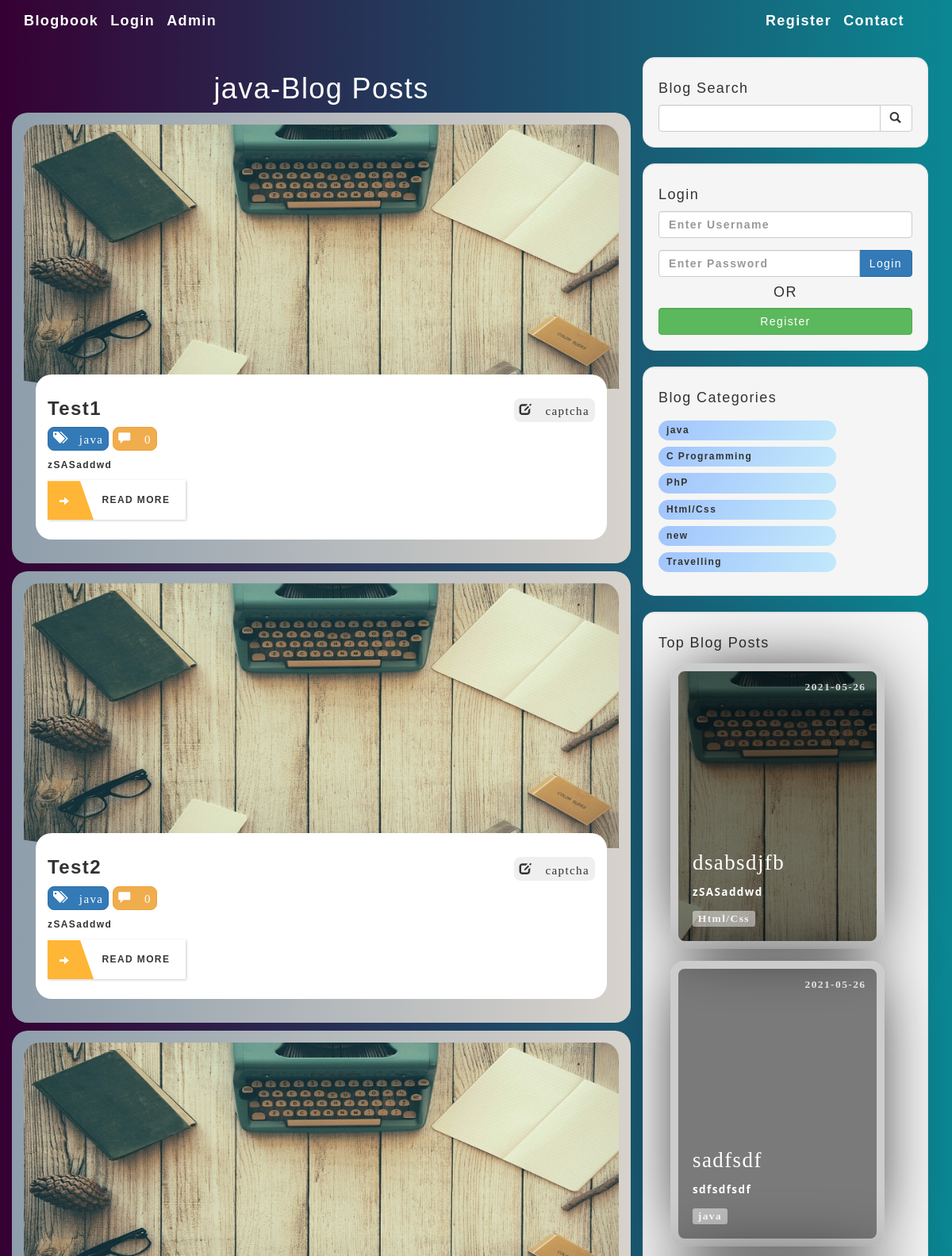
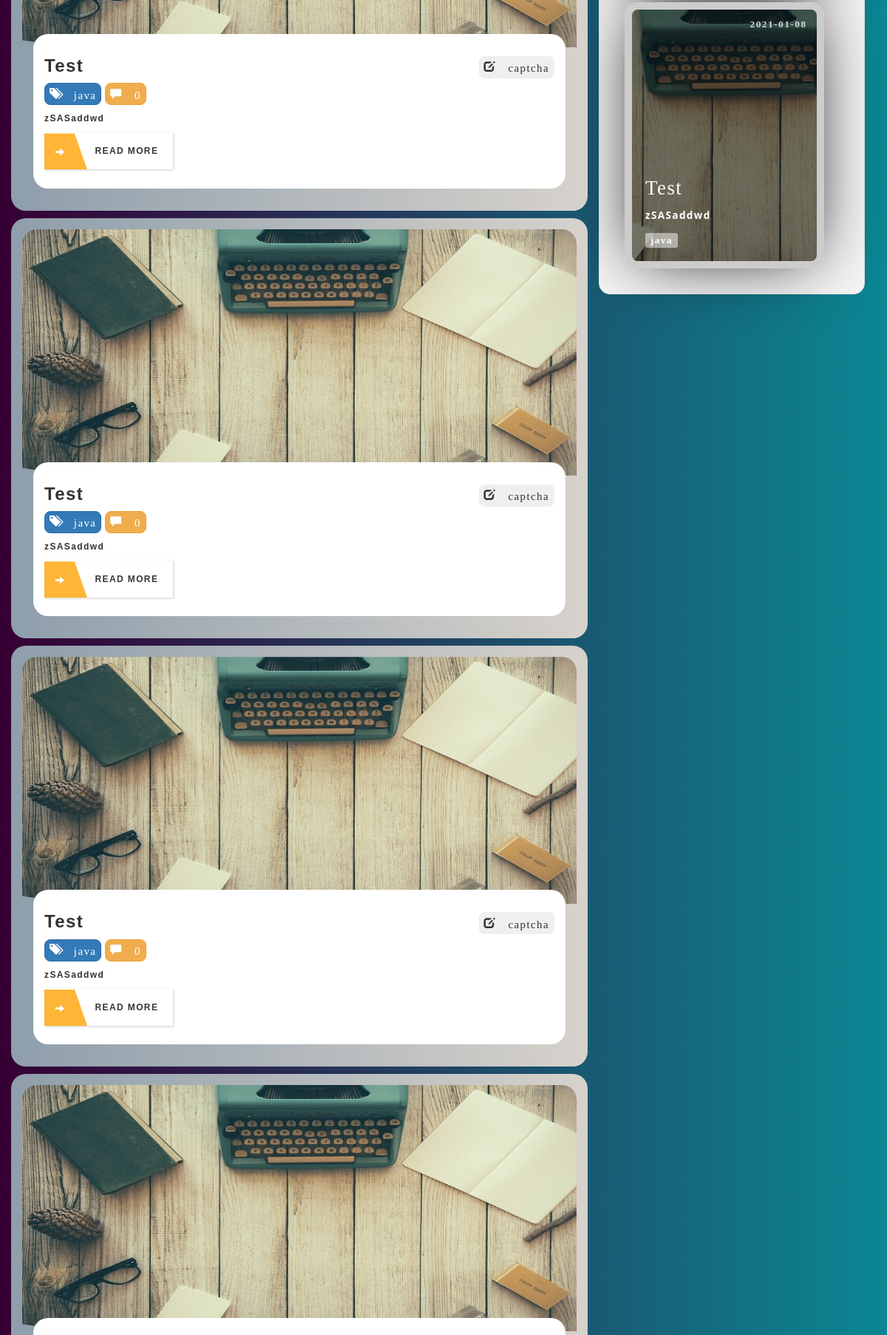
The page /category.php?category=2 (upper part) on the database its author committed (2 pictures, top to bottom).
### tables this page shows
CREATE TABLE `categories` (
  `cat_id` int(3) NOT NULL,
  `cat_title` varchar(255) NOT NULL
);

CREATE TABLE `posts` (
  `post_id` int(3) NOT NULL,
  `post_category_id` int(3) NOT NULL,
  `post_title` varchar(255) NOT NULL,
  `post_author` varchar(255) NOT NULL,
  `author_id` int(255) NOT NULL,
  `post_date` date NOT NULL,
  `post_image` text NOT NULL,
  `post_content` mediumtext NOT NULL,
  `post_tags` varchar(255) NOT NULL,
  `post_comment_count` int(255) NOT NULL,
  `post_status` varchar(255) NOT NULL DEFAULT 'draft',
  `post_views_count` int(255) NOT NULL
);

### category.php (the view, shortened to what this page needs)
<?php include "includes/db.php"; ?>
<?php include "includes/header.php"; ?>
<body>
    <?php include "includes/navigation.php"; ?>
    <div class="container">
        <div class="row">
            <div class="col-md-8">
                <?php
                if (isset($_GET['category'])) {
                    $link_category = $_GET['category'];
                }
                $query = "SELECT * FROM categories WHERE cat_id={$link_category}";
                $select_categories_id = mysqli_query($connection, $query);
                $cat = mysqli_fetch_assoc($select_categories_id);
                $post_category = $cat['cat_title'];
                ?>
                <h1 class="text-center" style="color:white;"><?php echo $post_category; ?>-Blog Posts</h1>
                <?php
                $query = "SELECT * FROM posts WHERE post_category_id=$link_category";
                $select_all_posts_query = mysqli_query($connection, $query);
                while ($row = mysqli_fetch_assoc($select_all_posts_query)) {
                    $post_title = $row['post_title'];
                    $post_id = $row['post_id'];
                    $post_author = $row['post_author'];
                    $post_author_id = $row['author_id'];
                    $post_image = $row['post_image'];
                    $post_content = strip_tags(substr($row['post_content'], 0, 1000));
                    $post_status = $row['post_status'];
                    $post_comment = $row['post_comment_count'];
                    if ($post_status == 'published') {
                ?>
                        <div class="row" style="margin-top: 10px;">
                            <div class="col-6">
                                <article class="blog-card" style="z-index: 100;">
                                    <div class="blog-card__background">
                                        <div class="card__background--wrapper">
                                            <div class="card__background--main">
                                                <img src="images/<?php echo $post_image; ?>" alt="" style="  max-width: 100%;     height: fit-content;">
                                            </div>
                                        </div>
                                    </div>
                                    <div class="blog-card__head">
                                    </div>
                                    <div class="blog-card__info">
                                        <h5 style=" font-size: x-large; font-weight: 600; font-stretch: extra-expanded; overflow-wrap:break-word; "><a href="post.php?p_id=<?php echo $post_id; ?>"><?php echo $post_title; ?> </a>
                                            <div style="text-align:right;
                                        float:right;">
                                               <button type="button" class="btn btn-sml btn-dark"> <a href="user.php?u_id=<?php echo $post_author_id ?>"><i class="		glyphicon glyphicon-edit"> <?php echo $post_author; ?></i></a></button>
                                            </div>
                                        </h5>
                                        <p>
                                            <button type="button" class="btn btn-sml btn-primary"><i class="	glyphicon glyphicon-tags"> <?php echo $post_category; ?></i></button>
                                            <button type="button" class="btn btn-sml btn-warning"><i class="	glyphicon glyphicon-comment"> <?php echo $post_comment; ?></i></button>
                                        </p>
                                        <p><a href="post.php?p_id=<?php echo $post_id; ?>"><?php echo $post_content; ?></a></p>
                                        <a href="post.php?p_id=<?php echo $post_id; ?>" class="btn1 btn--with-icon"><i class="btn-icon glyphicon glyphicon-arrow-right"></i>READ MORE</a>
                                    </div>
                                </article>
                            </div>
                        </div>
                <?php  }
                } ?>
            </div>
            <?php include "includes/sidebar.php";  ?>
        </div>
        <?php
        include "includes/footer.php";
        ?>

### includes/sidebar.php (shortened to what this page needs)
<div class="col-md-4">
    <div class="well">
        <h4>Blog Search</h4>
        <form action="search.php" method="post">
            <div class="input-group">
                <input name="search" type="text" class="form-control">
                <span class="input-group-btn">
                    <button name="submit" class="btn btn-default" type="submit">
                        <span class="glyphicon glyphicon-search"></span>
                    </button>
                </span>
            </div>
        </form>
    </div>
    <div class="well logs" id="login">
        <div class="heads">
            <h4>Login</h4>
            <form action="includes/login.php" method="post" id="login_form" onsubmit="return validate_form()">
                <div class="form-group">
                    <input name="username" type="text" class="form-control" placeholder="Enter Username" id="user_name">
                </div>
                <div class="input-group">
                    <input name="password" type="password" class="form-control" placeholder="Enter Password" id="user_pass">
                    <span class="input-group-btn">
                        <button class="btn btn-primary" name="login" type="submit">
                            Login
                        </button>
                    </span>
                </div>
            </form>
            <h4 style="text-align: center;">OR</h4>
            <a href="../registration.php">
                <button class="btn btn-success form-control" name="login" type="submit" value="Register">
                    Register
                </button> </a>
        </div>
    </div>
    <?php
    $query = "SELECT * FROM categories ";
    $select_categories_sidebar = mysqli_query($connection, $query);
    ?>
    <div class="well " id="categories">
        <h4>Blog Categories</h4>
        <div class="row">
            <div class="col-lg-12">
                <ul class="list-unstyled">
                    <?php
                    while ($row = mysqli_fetch_assoc($select_categories_sidebar)) {
                        $cat_title = $row['cat_title'];
                        $cat_id = $row['cat_id'];
                        echo "<li   class='list-items'
                        data-aos='fade-left'
                        data-aos-delay='100'><a href='category.php?category=$cat_id'>{$cat_title}</a></li>";
                    }
                    ?>
                </ul>
            </div>
        </div>
    </div>
    <?php include "widget.php" ?>
</div>

### includes/widget.php (shortened to what this page needs)
<div class="well">
    <h4>Top Blog Posts</h4>
    <?php
    $query = "SELECT * FROM posts WHERE post_status='published'   ORDER BY post_views_count DESC LIMIT 3 ";
    $select_all_posts_query = mysqli_query($connection, $query);
    while ($row = mysqli_fetch_assoc($select_all_posts_query)) {
        $post_title = $row['post_title'];
        $post_id = $row['post_id'];
        $post_date = $row['post_date'];
        $post_image = $row['post_image'];
        $post_content = strip_tags(substr($row['post_content'], 0, 100));
        $post_status = $row['post_status'];
        $post_category_id = $row['post_category_id'];
        $query = "SELECT * FROM categories WHERE cat_id={$post_category_id}";
        $select_categories_id = mysqli_query($connection, $query);
        $cat = mysqli_fetch_assoc($select_categories_id);
        $post_category = $cat['cat_title'];
        if ($post_status == 'published') {
    ?>
            <div class="card-grid-space">
                <a class="card" href="../post.php?p_id=<?php echo $post_id; ?>" style="--bg-img: url('../images/<?php echo $post_image; ?>');margin:1.5rem;">
                    <div>
                        <h1><?php echo $post_title; ?></h1>
                        <p><?php echo $post_content; ?></p>
                        <div class="date"><?php echo $post_date; ?></div>
                        <div class="tags">
                            <div class="tag"><?php echo $post_category; ?></div>
                        </div>
                    </div>
                </a>
            </div>
    <?php  }
    } ?>

### css/styles.css (style rules this page uses)
body { font-size: 12px; }
body, button, input { font-family: "Montserrat", sans-serif; font-weight: 700; letter-spacing: 1.4px; }
.blog-card { padding: 30px; position: relative; }
.blog-card .blog-card__background, .blog-card .card__background--layer { z-index: -1; position: absolute; top: 0; left: 0; width: 100%; height: 100%; }
.blog-card .blog-card__background { padding: 15px; background: linear-gradient(to right, #8e9eab 0%, #d7d2cc 100%); }
.blog-card .card__background--wrapper { height: 100%; clip-path: polygon(0 0, 100% 0, 100% 80%, 0 60%); position: relative; overflow: hidden; }
.blog-card .card__background--main { height: 100%; position: relative; transition: 300ms ease-in-out; background-repeat: no-repeat; background-size: cover; }
.blog-card .blog-card__head { height: 300px; display: flex; align-items: center; justify-content: center; }
.blog-card .blog-card__info { z-index: 10; background: white; padding: 20px 15px; }
.blog-card .blog-card__info h5 { transition: 300ms ease-in-out; }
.btn1 { background: white; color: #363738; font-weight: bold; outline: none; box-shadow: 1px 1px 3px 0 rgba(0, 0, 0, 0.2); overflow: hidden; border-radius: 0; height: 50px; line-height: 50px; display: inline-block; padding: 0; border: none; }
.btn1.btn--with-icon { padding-right: 20px; }
.btn1.btn--with-icon i { padding: 0px 30px 0px 15px; margin-right: 10px; height: 50px; line-height: 50px; vertical-align: bottom; color: white; background: #ffb535; clip-path: polygon(0 0, 70% 0, 100% 100%, 0% 100%); }
:root { --color: #3c3163; --transition-time: 0.5s; }
* { box-sizing: border-box; }
body { margin: 0; min-height: 100vh; }
a { color: inherit; }
.card { font-family: "Heebo"; --bg-filter-opacity: 0.5; background-image: linear-gradient( rgba(0, 0, 0, var(--bg-filter-opacity)), rgba(0, 0, 0, var(--bg-filter-opacity)) ), var(--bg-img); height: 20em; width: 15em; font-size: 1.5em; color: white; border-radius: 1em; padding: 1em; display: flex; align-items: flex-end; background-size: cover; background-position: center; box-shadow: 0 0 5em -1em black; transition: all, var(--transition-time); position: relative; overflow: hidden; border: 10px solid #ccc; text-decoration: none; }
.card h1 { margin: 0; font-size: 1.5em; line-height: 1.2em; }
.card p { font-size: 0.75em; font-family: "Open Sans"; margin-top: 0.5em; line-height: 2em; }
.card .tags { display: flex; }
.card .tags .tag { font-size: 0.75em; background: rgba(255, 255, 255, 0.5); border-radius: 0.3rem; padding: 0 0.5em; margin-right: 0.5em; line-height: 1.5em; transition: all, var(--transition-time); }
.card .date { position: absolute; top: 0; right: 0; font-size: 0.75em; padding: 1em; line-height: 1em; opacity: 0.8; }
.card:before, .card:after { content: ""; transform: scale(0); transform-origin: top left; border-radius: 50%; position: absolute; left: -50%; top: -50%; z-index: -5; transition: all, var(--transition-time); transition-timing-function: ease-in-out; }
.card:before { background: #ddd; width: 250%; height: 250%; }
.card:after { background: white; width: 200%; height: 200%; }
div { border-radius: 20px; }
.well { border-radius: 15px; }
.btn-sml { font-size: 15px; border-radius: 8px; height: 30px; padding: revert; }
.list-items { background: linear-gradient(120deg, #a1c4fd 0%, #c2e9fb 100%); padding: 0.4rem 1rem; margin: 0.8rem 0; border-radius: 3rem; width: 70%; display: flex; justify-content: space-between; }

### includes/header.php (style rules this page uses)
body { background: linear-gradient(to right, #360033 0%, #0b8793 100%); font-size: 12px; }

### rows shown on the page
categories: cat_title "java"
posts: post_image (picture), post_title "Test1", post_author "captcha", post_comment_count "0", post_content "zSASaddwd"
posts: post_image (picture), post_title "Test2", post_author "captcha", post_comment_count "0", post_content "zSASaddwd"
posts: post_image (picture), post_title "Test", post_author "captcha", post_comment_count "0", post_content "zSASaddwd"
posts: post_image (picture), post_title "Test", post_author "captcha", post_comment_count "0", post_content "zSASaddwd"
posts: post_image (picture), post_title "Test", post_author "captcha", post_comment_count "0", post_content "zSASaddwd"
posts: post_image (picture)
categories: cat_title "C Programming"
categories: cat_title "PhP"
categories: cat_title "Html/Css"
categories: cat_title "new"
categories: cat_title "Travelling"
posts: post_image (picture), post_title "dsabsdjfb", post_content "zSASaddwd", post_date "2021-05-26", categories.cat_title "Html/Css"
posts: post_title "sadfsdf", post_content "sdfsdfsdf", post_date "2021-05-26", categories.cat_title "java"
posts: post_image (picture), post_title "Test", post_content "zSASaddwd", post_date "2021-01-08", categories.cat_title "java"
